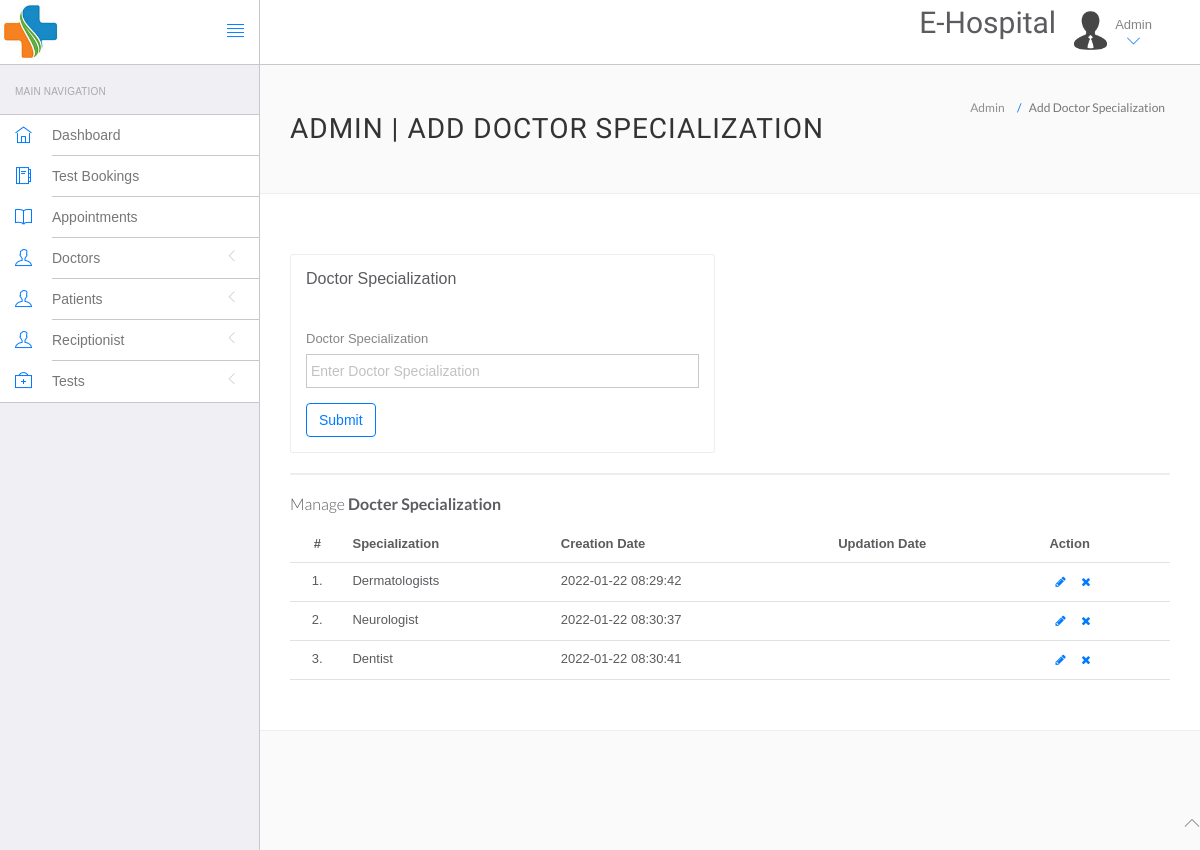
/admin/doctor-specilization.php (signed in), run on the app's committed database.
### tables this page shows
CREATE TABLE IF NOT EXISTS `doctorspecilization` (
  `id` int(11) NOT NULL AUTO_INCREMENT,
  `specilization` varchar(255) NOT NULL,
  `creationDate` timestamp NOT NULL DEFAULT CURRENT_TIMESTAMP,
  `updationDate` varchar(255) NOT NULL,
  PRIMARY KEY (`id`)
);

### admin/doctor-specilization.php (the view, shortened to what this page needs)
<?php
include('include/config.php');
?>
<!DOCTYPE html>
<html lang="en">
<head>
	<link rel="stylesheet" href="vendor/bootstrap/css/bootstrap.min.css">
	<link rel="stylesheet" href="vendor/fontawesome/css/font-awesome.min.css">
	<link rel="stylesheet" href="vendor/themify-icons/themify-icons.min.css">
	<link href="vendor/animate.css/animate.min.css" rel="stylesheet" media="screen">
	<link href="vendor/perfect-scrollbar/perfect-scrollbar.min.css" rel="stylesheet" media="screen">
	<link href="vendor/switchery/switchery.min.css" rel="stylesheet" media="screen">
	<link href="vendor/bootstrap-touchspin/jquery.bootstrap-touchspin.min.css" rel="stylesheet" media="screen">
	<link href="vendor/select2/select2.min.css" rel="stylesheet" media="screen">
	<link href="vendor/bootstrap-datepicker/bootstrap-datepicker3.standalone.min.css" rel="stylesheet" media="screen">
	<link href="vendor/bootstrap-timepicker/bootstrap-timepicker.min.css" rel="stylesheet" media="screen">
	<link rel="stylesheet" href="assets/css/styles.css">
	<link rel="stylesheet" href="assets/css/plugins.css">
	<link rel="stylesheet" href="assets/css/themes/theme-1.css" id="skin_color" />
</head>
<body>
	<div id="app">
		<?php include('include/sidebar.php'); ?>
		<div class="app-content">
			<?php include('include/header.php'); ?>
			<div class="main-content">
				<div class="wrap-content container" id="container">
					<section id="page-title">
						<div class="row">
							<div class="col-sm-8">
								<h1 class="mainTitle">Admin | Add Doctor Specialization</h1>
							</div>
							<ol class="breadcrumb">
								<li>
									<span>Admin</span>
								</li>
								<li class="active">
									<span>Add Doctor Specialization</span>
								</li>
							</ol>
						</div>
					</section>
					<div class="container-fluid container-fullw bg-white">
						<div class="row">
							<div class="col-md-12">
								<div class="row margin-top-30">
									<div class="col-lg-6 col-md-12">
										<div class="panel panel-white">
											<div class="panel-heading">
												<h5 class="panel-title">Doctor Specialization</h5>
											</div>
											<div class="panel-body">
												<form role="form" name="dcotorspcl" method="post">
													<div class="form-group">
														<label for="exampleInputEmail1">
															Doctor Specialization
														</label>
														<input type="text" name="doctorspecilization" class="form-control" placeholder="Enter Doctor Specialization" required="required">
													</div>
													<button type="submit" name="submit" class="btn btn-o btn-primary">
														Submit
													</button>
												</form>
											</div>
										</div>
									</div>
								</div>
							</div>
							<div class="col-lg-12 col-md-12">
								<div class="panel panel-white">
								</div>
							</div>
						</div>
						<div class="row">
							<div class="col-md-12">
								<h5 class="over-title margin-bottom-15">Manage <span class="text-bold">Docter Specialization</span></h5>
								<table class="table table-hover" id="sample-table-1">
									<thead>
										<tr>
											<th class="center">#</th>
											<th>Specialization</th>
											<th class="hidden-xs">Creation Date</th>
											<th>Updation Date</th>
											<th>Action</th>
										</tr>
									</thead>
									<tbody>
										<?php
										$sql = mysqli_query($con, "select * from doctorSpecilization");
										$cnt = 1;
										while ($row = mysqli_fetch_array($sql)) {
										?>
											<tr>
												<td class="center"><?php echo $cnt; ?>.</td>
												<td class="hidden-xs"><?php echo $row['specilization']; ?></td>
												<td><?php echo $row['creationDate']; ?></td>
												<td><?php echo $row['updationDate']; ?>
												</td>
												<td>
													<div class="visible-md visible-lg hidden-sm hidden-xs">
														<a href="edit-doctor-specialization.php?id=<?php echo $row['id']; ?>" class="btn btn-transparent btn-xs" tooltip-placement="top" tooltip="Edit"><i class="fa fa-pencil"></i></a>
														<a href="doctor-specilization.php?id=<?php echo $row['id'] ?>&del=delete" onClick="return confirm('Are you sure you want to delete?')" class="btn btn-transparent btn-xs tooltips" tooltip-placement="top" tooltip="Remove"><i class="fa fa-times fa fa-white"></i></a>
													</div>
												</td>
											</tr>
										<?php
											$cnt = $cnt + 1;
										} ?>
									</tbody>
								</table>
							</div>
						</div>
					</div>
				</div>
			</div>
		</div>
	</div>
	<?php include('include/footer.php'); ?>
</body>
</html>

### patient/assets/css/themes/theme-1.css (style rules this page uses)
body { background: #FAFAFA; }

### data on the page
doctorspecilization: specilization "Dermatologists", creationDate "2022-01-22 08:29:42"
doctorspecilization: specilization "Neurologist", creationDate "2022-01-22 08:30:37"
doctorspecilization: specilization "Dentist", creationDate "2022-01-22 08:30:41"
